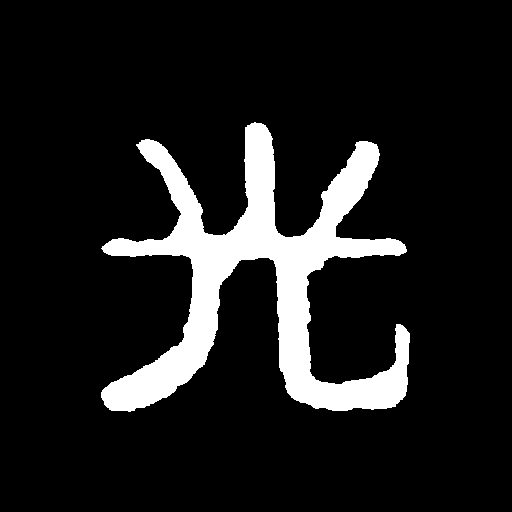
%> input picture 信息光学数字实验室/guang.bmp, 512 x 512 px
$ octave CX17_6.m   (GNU Octave 9; MATLAB toolbox functions it lacks are replaced by stand-ins)
%> lines starting %> are read from the running program, lines starting %| are printed output that depends on the picture
Uo=imread('guang.bmp');           %调入作为物的图像
%> Uo is the input picture: size 512x512x3 uint8; mean R, G, B 29.5, 28.6, 28.6
Uo=double(Uo(:,:,1));             %取第一层，并转为双精度
%> Uo: size 512x512 double
figure,imshow(Uo,[]),title('原始像')
[r,c]=size(Uo);
%> r = 512; c = 512
lamda=6328*10^(-10);k=2*pi/lamda; %赋值波长、波数
zo=0.3086;                        %物到全息记录面的距离,单位:米
Lo=5*10^(-3)                      %赋值衍射面(物)的尺寸,单位:米
%= = = = = = = = = = = = = = = = = = = = = = = = = = = = = = = = = =
%用T-FFT算法完成衍射（物）光场的计算
xo=linspace(-Lo/2,Lo/2,c);yo=linspace(-Lo/2,Lo/2,r);
%> after `xo=linspace(-Lo/2,Lo/2,c)`: xo = 512 values from -0.0025 to 0.0025
%> after `yo=linspace(-Lo/2,Lo/2,r)`: yo = 512 values from -0.0025 to 0.0025
[xo,yo]=meshgrid(xo,yo);
F0=exp(j*k*zo)/(j*lamda*zo);
F1=exp(j*k/2/zo.*(xo.^2+yo.^2));
fa=fft2(Uo); fF1=fft2(F1);
Fuf=fa.*fF1;
O=F0.*fftshift(ifft2(Fuf));       %在全息记录面上的光场分布
alpha=pi/2.025;                   %参考光的倾斜角度
beita=0;
R=exp(j*k*(xo*cos(alpha)));       %参考光场
%= = = = = = = = = = = = = = = = = = = = = = = = = = = =
%绘制计算干涉全息图
U=O./max(abs(O(:)));
inter=(U+R).*conj(U+R);           %连续型计算干涉全息图
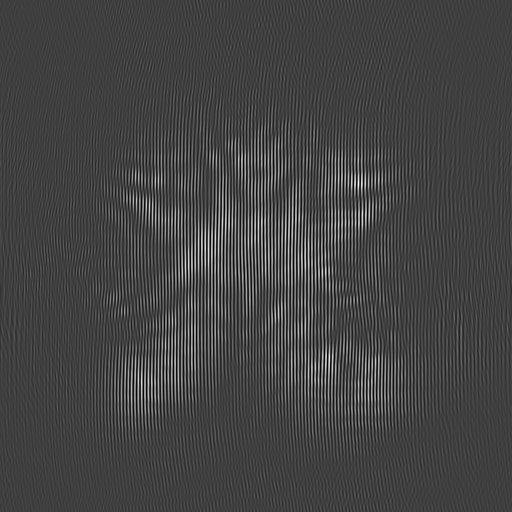
%> inter: size 512x512 double; min 0.0109, max 3.98, mean 1.08; drawn with min black and max white
figure,imshow(inter,[]),colormap(gray),title('连续型全息图')
qq=asin(abs(U))./pi;
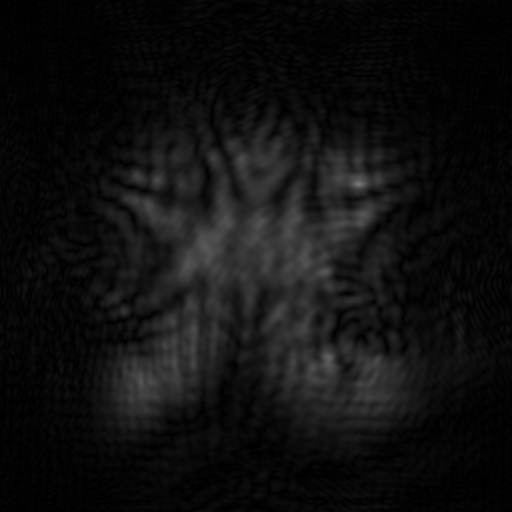
%> qq: size 512x512 double; min 1.37e-05, max 0.5, mean 0.0638
out=inter-cos(qq.*pi);
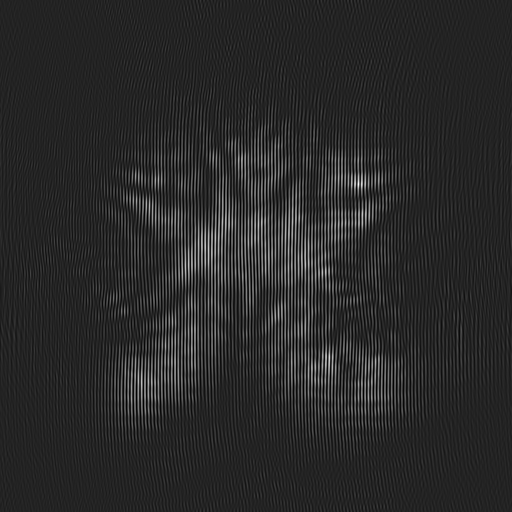
%> out: size 512x512 double; min -0.64, max 3.98, mean 0.118; drawn with min black and max white
figure,plot(inter(257, 1:258))
hold on,plot(qq(257, 1:258),'k')
hold on,plot(out(257,1:258),'r')
%> after `plot(out(257,1:258),'r')`:
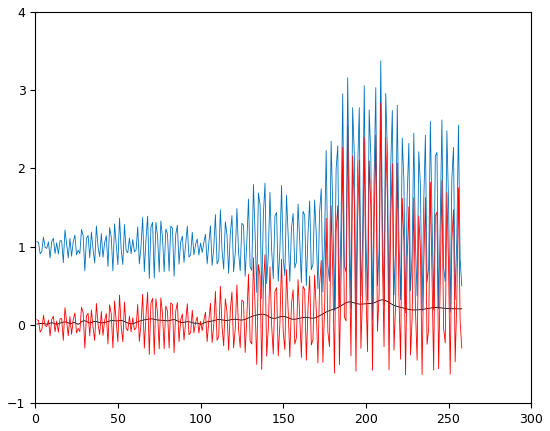
%> figure redrawn from the program's plot data; curve peaks at x = 209, y = 3.38; curve peaks at x = 210, y = 0.321; curve peaks at x = 209, y = 2.84
CGH=out;
CGH(CGH>=0)=1;                    %二值化计算干涉全息图
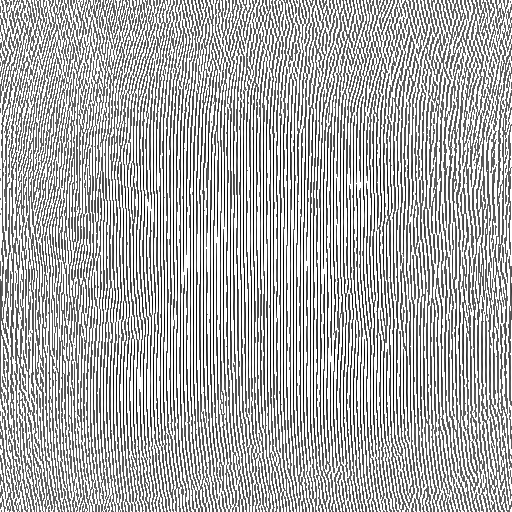
%> CGH: size 512x512 double; min -0.64, max 1, mean 0.477; drawn with min black and max white
CGH(CGH~=1)=0;
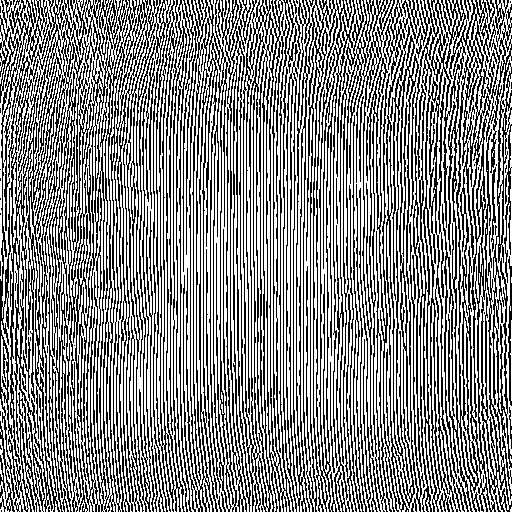
%> CGH: size 512x512 double; values 0 (black) and 1 (white), 54.8% white; black in thin lines or dots
figure,imshow(CGH,[]),colormap(pink),title('二值化全息图')
%= = = = = = = = = = = = = = = = = = = = = = = = = = = =
%用S-FFT算法完成全息图再现全息像
zi=0.3086;                        %全息图到观察面的距离,单位:米
Li=r*lamda*zi/Lo                  %给出像面的尺寸,单位:米
%> Li = 0.02
x=linspace(-Li/2,Li/2,c);y=linspace(-Li/2,Li/2,r);
%> after `x=linspace(-Li/2,Li/2,c)`: x = 512 values from -0.01 to 0.01
%> after `y=linspace(-Li/2,Li/2,r)`: y = 512 values from -0.01 to 0.01
[x,y]=meshgrid(x,y);
F0=exp(j*k*zi)/(j*lamda*zi)*exp(j*k/2/zi*(x.^2+y.^2));
F=exp(j*k/2/zi*(xo.^2+yo.^2));    %用T-FFT算法得到的全息图尺寸与物面一致
holo1=Lo/r*Lo/c*fftshift(fft2(inter.*F*1)); holo1=holo1.*F0; % 再现照明光垂直入射
Ii1=holo1.*conj(holo1);           %计算再现像的光强
figure,imshow(Ii1,[0,max(max(Ii1))./2]),title('连续型CGH再现像')
holo2=Lo/r*Lo/c*fftshift(fft2(CGH.*F*1)); holo2=holo2.*F0; % 再现照明光垂直入射
Ii2=holo2.*conj(holo2);          %计算再现像的光强
figure,imshow(Ii2,[0,max(max(Ii2))./10]),title('二值化CGH再现像')
%> after `imshow(Ii2,[0,max(max(Ii2))./10])`:
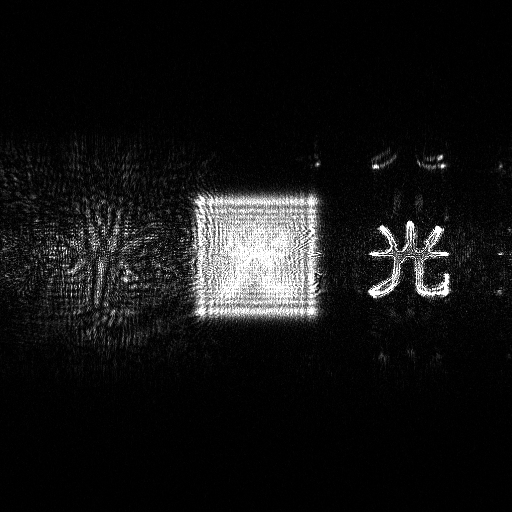
%> displayed picture: size 512x512, on the screen's scale of 0 to 255; min 0, max 255, mean 19.7
